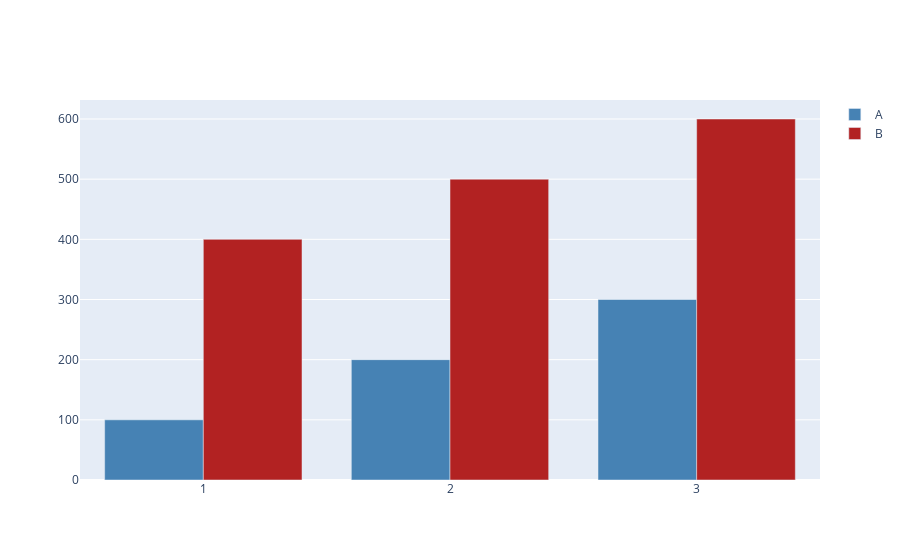

This figure's notebook cell:
### Code cell
import pandas as pd
import plotly.express as px
import plotly.graph_objs as go

# data
d = {'Scenario': [1, 2, 3, 1, 2,3],
     'Type': ["A", "A", "A", "B", "B", "B"],
     'VAL_1': [100, 200, 300, 400 , 500, 600],
     'VAL_2': [1000, 2000, 3000, 4000, 5000, 6000]}
df = pd.DataFrame(data=d)

# assign colors to type using a dictionary
colors = {'A':'steelblue',
          'B':'firebrick'}

# plotly figure
fig=go.Figure()
for t in df['Type'].unique():
    dfp = df[df['Type']==t]
    fig.add_traces(go.Bar(x=dfp['Scenario'], y = dfp['VAL_1'], name=t,
                         marker_color=colors[t]))

fig.show()

### Figure 1 — Plotly figure (JSON) as saved in the notebook; plotly's stock layout.template omitted (floating-point values rounded to 4 significant figures)
{"data": [{"marker": {"color": "steelblue"}, "name": "A", "type": "bar", "x": [1, 2, 3], "y": [100, 200, 300]}, {"marker": {"color": "firebrick"}, "name": "B", "type": "bar", "x": [1, 2, 3], "y": [400, 500, 600]}], "layout": {}}
